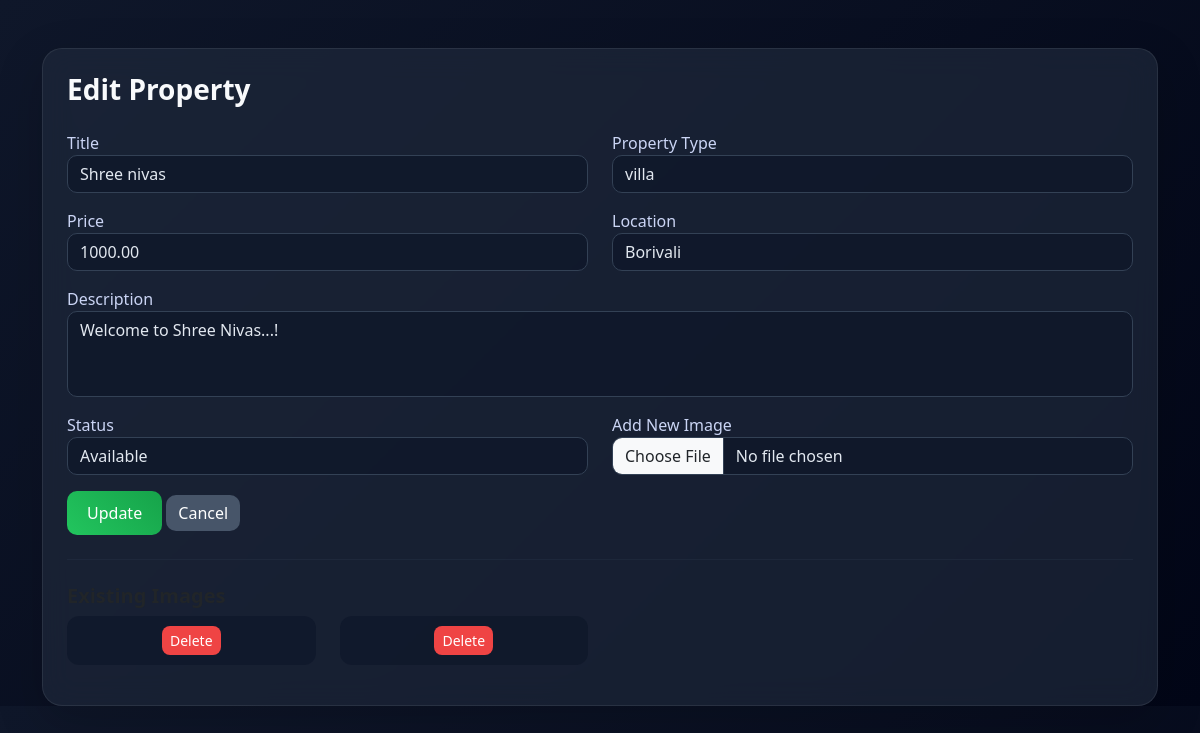
The page /property/edit_property.php?id=3 (signed in) on the database its author committed.
### tables this page shows
CREATE TABLE `properties` (
  `id` int(11) NOT NULL,
  `seller_id` int(11) NOT NULL,
  `title` varchar(255) NOT NULL,
  `property_type` varchar(100) DEFAULT NULL,
  `price` decimal(10,2) NOT NULL,
  `location` varchar(255) DEFAULT NULL,
  `description` text DEFAULT NULL,
  `status` enum('available','booked','inactive') DEFAULT 'available',
  `created_at` timestamp NOT NULL DEFAULT current_timestamp()
);

CREATE TABLE `property_images` (
  `id` int(11) NOT NULL,
  `property_id` int(11) NOT NULL,
  `image` varchar(255) NOT NULL,
  `created_at` timestamp NOT NULL DEFAULT current_timestamp()
);

### property/edit_property.php (the view, shortened to what this page needs)
<?php
include('../include/db.php');
$seller_id = $_SESSION['user_id'];
$id = $_GET['id'];
$stmt = $conn->prepare("SELECT * FROM properties WHERE id=? AND seller_id=?");
$stmt->bind_param("ii", $id, $seller_id);
$stmt->execute();
$result = $stmt->get_result();
$property = $result->fetch_assoc();
?>
<!DOCTYPE html>
<html>
<head>
    <link href="https://cdn.jsdelivr.net/npm/bootstrap@5.3.2/dist/css/bootstrap.min.css" rel="stylesheet">
</head>
<body>
<div class="container mt-5">
    <div class="card shadow-lg p-4">
        <h3 class="mb-4 fw-bold">Edit Property</h3>
        <form method="POST" enctype="multipart/form-data">
            <div class="row">
                <div class="col-md-6 mb-3">
                    <label>Title</label>
                    <input type="text" name="title" class="form-control"
                        value="<?php echo $property['title']; ?>" required>
                </div>
                <div class="col-md-6 mb-3">
                    <label>Property Type</label>
                    <input type="text" name="property_type" class="form-control"
                        value="<?php echo $property['property_type']; ?>" required>
                </div>
                <div class="col-md-6 mb-3">
                    <label>Price</label>
                    <input type="number" step="0.01" name="price" class="form-control"
                        value="<?php echo $property['price']; ?>" required>
                </div>
                <div class="col-md-6 mb-3">
                    <label>Location</label>
                    <input type="text" name="location" class="form-control"
                        value="<?php echo $property['location']; ?>" required>
                </div>
                <div class="col-12 mb-3">
                    <label>Description</label>
                    <textarea name="description" class="form-control" rows="3" required><?php echo $property['description']; ?></textarea>
                </div>
                <div class="col-md-6 mb-3">
                    <label>Status</label>
                    <select name="status" class="form-select">
                        <option value="available" <?= $property['status']=="available"?"selected":""; ?>>Available</option>
                    </select>
                </div>
                <div class="col-md-6 mb-3">
                    <label>Add New Image</label>
                    <input type="file" name="new_image" class="form-control">
                </div>
            </div>
            <button type="submit" name="update" class="btn btn-success">Update</button>
            <a href="property_list.php" class="btn btn-secondary">Cancel</a>
        </form>
        <hr class="my-4">
        <h5 class="fw-bold">Existing Images</h5>
        <div class="row">
        <?php
        $img_stmt = $conn->prepare("SELECT * FROM property_images WHERE property_id=?");
        $img_stmt->bind_param("i", $id);
        $img_stmt->execute();
        $images = $img_stmt->get_result();
        while ($img = $images->fetch_assoc()) {
        ?>
            <div class="col-md-3 mb-3">
                <div class="image-card text-center">
                    <a href="delete_image.php?id=<?php echo $img['id']; ?>&property_id=<?php echo $id; ?>"
                       onclick="return confirm('Delete this image?')"
                       class="btn btn-danger btn-sm">
                       Delete
                    </a>
                </div>
            </div>
        <?php } ?>
        </div>
    </div>
</div>
</body>
</html>

### property/edit_property.php (style rules this page uses)
body { margin:0; font-family: 'Segoe UI', sans-serif; background: linear-gradient(135deg, #0f172a, #020617); color: #e2e8f0; }
.card { background: rgba(30,41,59,0.7); backdrop-filter: blur(15px); border-radius: 20px; border: 1px solid rgba(255,255,255,0.08); }
h3 { color: #f8fafc; }
label { color: #cbd5f5; font-weight: 500; }
.form-control, .form-select { background: rgba(15,23,42,0.8); border: 1px solid #334155; color: #e2e8f0; border-radius: 10px; }
textarea { resize: none; }
.btn-success { background: linear-gradient(45deg, #22c55e, #16a34a); border: none; border-radius: 10px; padding: 10px 20px; transition: 0.3s; }
.btn-secondary { background: #475569; border: none; border-radius: 10px; }
.btn-danger { background: #ef4444; border: none; border-radius: 8px; }
hr { border-color: #334155; }
.image-card { background: rgba(15,23,42,0.7); border-radius: 12px; padding: 10px; transition: 0.3s; }

### rows shown on the page
properties: title "Shree nivas", property_type "villa", price "1000.00", location "Borivali", description "Welcome to Shree Nivas...!", status "Available"
